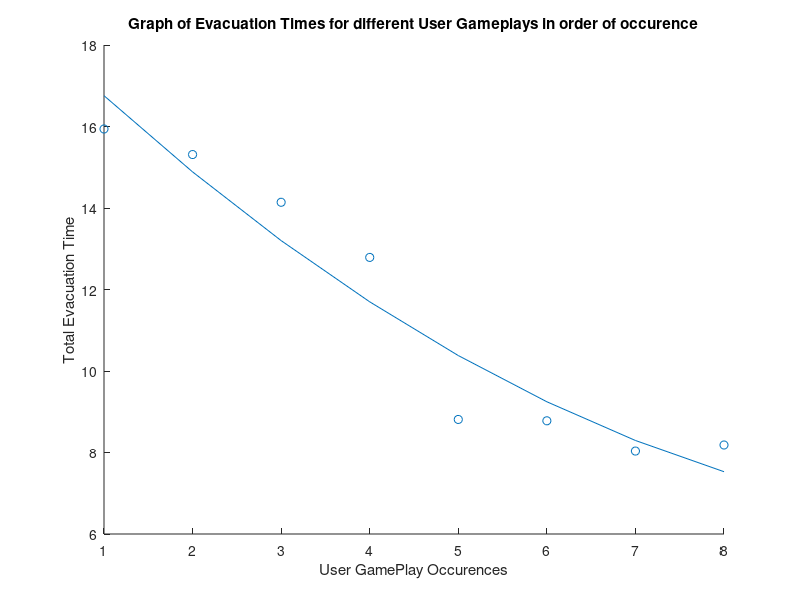

The MATLAB script that drew this image:
y=[15.939,15.312,14.1405,12.7875,8.811,8.778,8.0355,8.184];
x=linspace(1,8,8);
figure 
 scatter(x,y); 
 hold on 
 p = polyfit(x,y,2); 
 y1 = polyval(p,x); 
 plot(x,y1); 
 xlabel('User GamePlay Occurences'); 
 ylabel('Total Evacuation Time'); 
 title('Graph of Evacuation Times for different User Gameplays in order of occurence');
 text(16,16,'LOS = E, LOA = High, LOH = High');